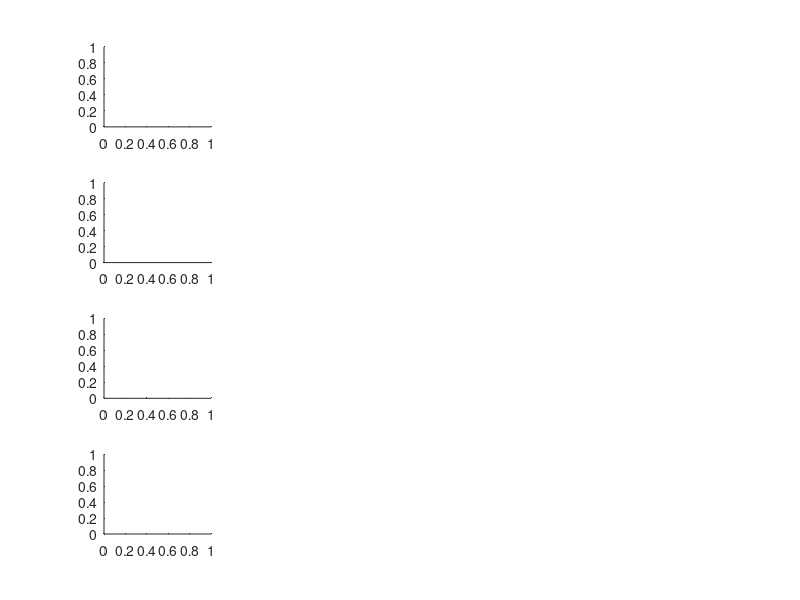

The MATLAB script that drew this image: (Note: this script raises an error after producing the figure.)
axes1 = subplot(4, 4, 1);
hold(axes1,'on');

axes2 = subplot(4, 4, 5);
hold(axes2,'on');

axes3 = subplot(4, 4, 9);
hold(axes3,'on');

axes4 = subplot(4, 4, 13);
hold(axes4,'on');

addpath(pathname_blis)


if(plot_s)
    % SGEMM multi threaded
    axes(axes1);
    output_mt_sgemm_asm_blis
    plot(data_mt_sgemm_asm_blis(:,1), data_mt_sgemm_asm_blis(:,4), 'LineWidth', 1.25,'Color', [0 0 1]);
end
% DGEMM multi threaded

if(plot_d)
    
    axes(axes2);
    output_mt_dgemm_asm_blis
    plot(data_mt_dgemm_asm_blis(:,1), data_mt_dgemm_asm_blis(:,4), 'LineWidth', 1.25,'Color', [0 0 1]);
end

% CGEMM multi threaded

if(plot_c)
    axes(axes3);
    output_mt_cgemm_1m_blis
    plot(data_mt_cgemm_1m_blis(:,1), data_mt_cgemm_1m_blis(:,4), 'LineWidth', 1.25,'Color', [0 0 1]);
end

% ZGEMM multi threaded

if(plot_z)
    axes(axes4);
    output_mt_zgemm_1m_blis
    plot(data_mt_zgemm_1m_blis(:,1), data_mt_zgemm_1m_blis(:,4), 'LineWidth', 1.25,'Color', [0 0 1]);
end

clear *gemm*
rmpath(pathname_blis)


% OpenBLAS

addpath(pathname_openblas)

if(plot_s)
    axes(axes1);
    output_mt_sgemm_openblas
    plot(data_mt_sgemm_openblas(:,1), data_mt_sgemm_openblas(:,4), 'LineWidth', 1.25,'Color', [0 1 0]);
end

if(plot_d)
    axes(axes2);
    output_mt_dgemm_openblas
    plot(data_mt_dgemm_openblas(:,1), data_mt_dgemm_openblas(:,4), 'LineWidth', 1.25,'Color', [0 1 0]);
end

if(plot_c)
    axes(axes3);
    output_mt_cgemm_openblas
    plot(data_mt_cgemm_openblas(:,1), data_mt_cgemm_openblas(:,4), 'LineWidth', 1.25,'Color', [0 1 0]);
end

if(plot_z)
    axes(axes4);
    output_mt_zgemm_openblas
    plot(data_mt_zgemm_openblas(:,1), data_mt_zgemm_openblas(:,4), 'LineWidth', 1.25,'Color', [0 1 0]);
end

clear *gemm*
rmpath(pathname_openblas)

% ARMPL

addpath(pathname_armpl)

if(plot_s)
    axes(axes1);
    output_mt_sgemm_armpl
    plot(data_mt_sgemm_armpl(:,1), data_mt_sgemm_armpl(:,4), '--', 'LineWidth', 1.25,'Color', [1 0 1]);
end


if(plot_d)
    axes(axes2);
    output_mt_dgemm_armpl
    plot(data_mt_dgemm_armpl(:,1), data_mt_dgemm_armpl(:,4), '--',  'LineWidth', 1.25,'Color', [1 0 1]);
end

if(plot_c)
    axes(axes3);
    output_mt_cgemm_armpl
    plot(data_mt_cgemm_armpl(:,1), data_mt_cgemm_armpl(:,4), '--', 'LineWidth', 1.25,'Color', [1 0 1]);
end

if(plot_z)
    axes(axes4);
    output_mt_zgemm_armpl
    plot(data_mt_zgemm_armpl(:,1), data_mt_zgemm_armpl(:,4), '--', 'LineWidth', 1.25,'Color', [1 0 1]);
end

clear *gemm*
rmpath(pathname_armpl)

axes(axes1);
ylabel( 'GFLOPS', 'FontSize', fontsize, 'FontWeight', 'bold', 'FontName', 'Helvetica Neue');
%xlabel( 'matrix dimension m=n=k', 'FontSize', fontsize, 'FontWeight', 'bold', 'FontName', 'Helvetica Neue' );
title('SGEMM (multi-threaded)','FontSize', fontsize, 'FontWeight', 'bold', 'FontName', 'Helvetica Neue');
box(axes1,'on');
set(axes1,'FontSize', fontsize, 'FontWeight', 'bold', 'FontName', 'Helvetica Neue');
v = axis;     % extract the current ranges
axis( [ 0 xmax_mt 0 speak*numcores] )

axes(axes2);
ylabel( 'GFLOPS', 'FontSize', fontsize, 'FontWeight', 'bold', 'FontName', 'Helvetica Neue');
%xlabel( 'matrix dimension m=n=k', 'FontSize', fontsize, 'FontWeight', 'bold', 'FontName', 'Helvetica Neue' );
title('DGEMM (multi-threaded)','FontSize', fontsize, 'FontWeight', 'bold', 'FontName', 'Helvetica Neue');
box(axes2,'on');
set(axes2,'FontSize', fontsize, 'FontWeight', 'bold', 'FontName', 'Helvetica Neue');
%legend({'BLIS', 'OpenBLAS', 'ARMPL'},'FontSize', fontsize, 'FontWeight', 'bold', 'FontName', 'Helvetica Neue', 'Location', 'best');
v = axis;     % extract the current ranges
axis( [ 0 xmax_mt 0 dpeak*numcores ] )

axes(axes3);
ylabel( 'GFLOPS', 'FontSize', fontsize, 'FontWeight', 'bold', 'FontName', 'Helvetica Neue');
%xlabel( 'matrix dimension m=n=k', 'FontSize', fontsize, 'FontWeight', 'bold', 'FontName', 'Helvetica Neue' );
title('CGEMM (multi-threaded)','FontSize', fontsize, 'FontWeight', 'bold', 'FontName', 'Helvetica Neue');
box(axes3,'on');
set(axes3,'FontSize', fontsize, 'FontWeight', 'bold', 'FontName', 'Helvetica Neue');
v = axis;     % extract the current ranges
axis( [ 0 xmax_mt 0 speak*numcores ] )

axes(axes4);
ylabel( 'GFLOPS', 'FontSize', fontsize, 'FontWeight', 'bold', 'FontName', 'Helvetica Neue');
xlabel( 'matrix dimension m=n=k', 'FontSize', fontsize, 'FontWeight', 'bold', 'FontName', 'Helvetica Neue' );
title('ZGEMM (multi-threaded)','FontSize', fontsize, 'FontWeight', 'bold', 'FontName', 'Helvetica Neue');
box(axes4,'on');
set(axes4,'FontSize', fontsize, 'FontWeight', 'bold', 'FontName', 'Helvetica Neue');
%legend({'BLIS', 'OpenBLAS', 'MKL'},'FontSize', fontsize, 'FontWeight', 'bold', 'FontName', 'Helvetica Neue', 'Location', 'South');
v = axis;     % extract the current ranges
axis( [ 0 xmax_mt 0 dpeak*numcores ] )



